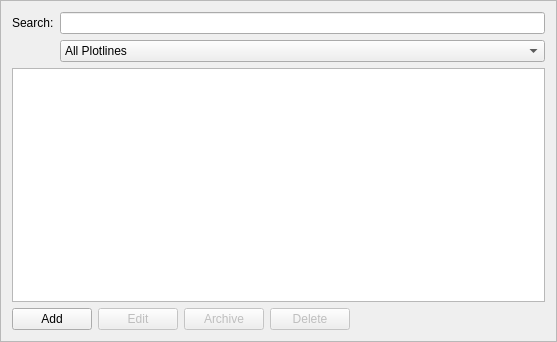
<?xml version="1.0" encoding="UTF-8"?>
<ui version="4.0">
 <class>PlotFrame</class>
 <widget class="QFrame" name="PlotFrame">
  <property name="geometry">
   <rect>
    <x>0</x>
    <y>0</y>
    <width>557</width>
    <height>342</height>
   </rect>
  </property>
  <property name="windowTitle">
   <string>Frame</string>
  </property>
  <property name="frameShape">
   <enum>QFrame::StyledPanel</enum>
  </property>
  <property name="frameShadow">
   <enum>QFrame::Raised</enum>
  </property>
  <layout class="QVBoxLayout" name="verticalLayout">
   <item>
    <layout class="QVBoxLayout" name="verticalLayout_5">
     <property name="sizeConstraint">
      <enum>QLayout::SetMaximumSize</enum>
     </property>
     <item>
      <layout class="QFormLayout" name="formLayout_3">
       <property name="sizeConstraint">
        <enum>QLayout::SetDefaultConstraint</enum>
       </property>
       <item row="0" column="0">
        <widget class="QLabel" name="label_5">
         <property name="text">
          <string>Search:</string>
         </property>
        </widget>
       </item>
       <item row="0" column="1">
        <widget class="QLineEdit" name="searchPlotlines"/>
       </item>
       <item row="1" column="1">
        <widget class="QComboBox" name="filterPlotlines">
         <item>
          <property name="text">
           <string>All Plotlines</string>
          </property>
         </item>
         <item>
          <property name="text">
           <string>Archived Plotlines</string>
          </property>
         </item>
        </widget>
       </item>
      </layout>
     </item>
     <item>
      <widget class="QTableView" name="plotlineTable">
       <property name="sizePolicy">
        <sizepolicy hsizetype="Expanding" vsizetype="Expanding">
         <horstretch>0</horstretch>
         <verstretch>0</verstretch>
        </sizepolicy>
       </property>
      </widget>
     </item>
     <item>
      <layout class="QHBoxLayout" name="horizontalLayout">
       <property name="sizeConstraint">
        <enum>QLayout::SetDefaultConstraint</enum>
       </property>
       <item alignment="Qt::AlignLeft">
        <widget class="QPushButton" name="addPlotline">
         <property name="sizePolicy">
          <sizepolicy hsizetype="Maximum" vsizetype="Fixed">
           <horstretch>0</horstretch>
           <verstretch>0</verstretch>
          </sizepolicy>
         </property>
         <property name="text">
          <string>Add</string>
         </property>
         <property name="icon">
          <iconset resource="../res/plotline.qrc">
           <normaloff>:/images/images/list-add.png</normaloff>:/images/images/list-add.png</iconset>
         </property>
        </widget>
       </item>
       <item>
        <widget class="QPushButton" name="editPlotline">
         <property name="enabled">
          <bool>false</bool>
         </property>
         <property name="text">
          <string>Edit</string>
         </property>
         <property name="icon">
          <iconset resource="../res/plotline.qrc">
           <normaloff>:/images/images/gtk-edit.svg</normaloff>:/images/images/gtk-edit.svg</iconset>
         </property>
        </widget>
       </item>
       <item alignment="Qt::AlignLeft">
        <widget class="QPushButton" name="archivePlotline">
         <property name="enabled">
          <bool>false</bool>
         </property>
         <property name="sizePolicy">
          <sizepolicy hsizetype="Maximum" vsizetype="Fixed">
           <horstretch>0</horstretch>
           <verstretch>0</verstretch>
          </sizepolicy>
         </property>
         <property name="text">
          <string>Archive</string>
         </property>
         <property name="icon">
          <iconset resource="../res/plotline.qrc">
           <normaloff>:/images/images/utilities-file-archiver.png</normaloff>:/images/images/utilities-file-archiver.png</iconset>
         </property>
        </widget>
       </item>
       <item alignment="Qt::AlignLeft">
        <widget class="QPushButton" name="deletePlotline">
         <property name="enabled">
          <bool>false</bool>
         </property>
         <property name="sizePolicy">
          <sizepolicy hsizetype="Maximum" vsizetype="Fixed">
           <horstretch>0</horstretch>
           <verstretch>0</verstretch>
          </sizepolicy>
         </property>
         <property name="text">
          <string>Delete</string>
         </property>
         <property name="icon">
          <iconset resource="../res/plotline.qrc">
           <normaloff>:/images/images/list-remove.png</normaloff>:/images/images/list-remove.png</iconset>
         </property>
        </widget>
       </item>
       <item>
        <spacer name="horizontalSpacer">
         <property name="orientation">
          <enum>Qt::Horizontal</enum>
         </property>
         <property name="sizeHint" stdset="0">
          <size>
           <width>40</width>
           <height>20</height>
          </size>
         </property>
        </spacer>
       </item>
      </layout>
     </item>
    </layout>
   </item>
  </layout>
 </widget>
 <resources>
  <include location="../res/plotline.qrc"/>
 </resources>
 <connections/>
</ui>
